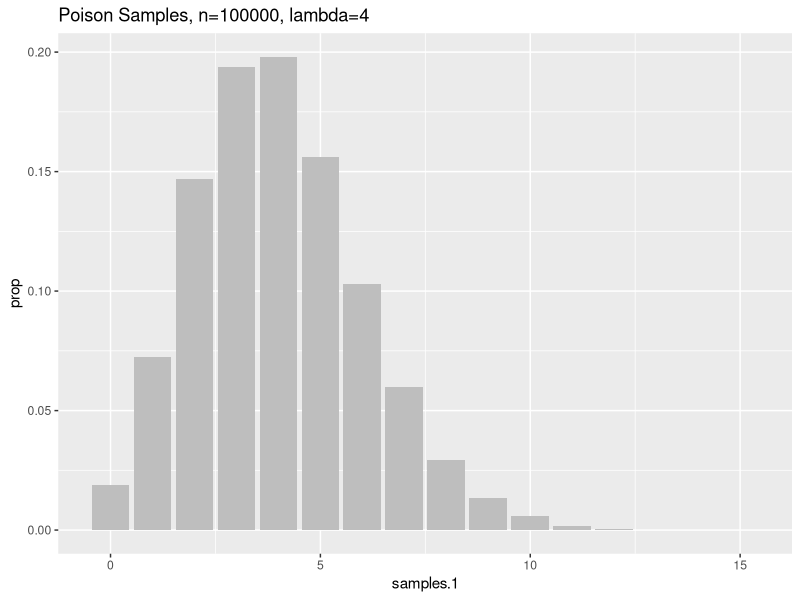
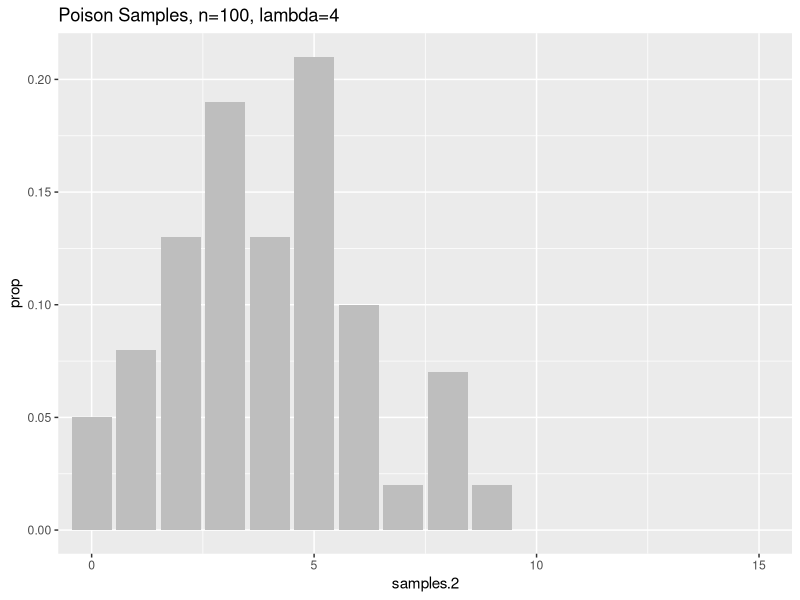
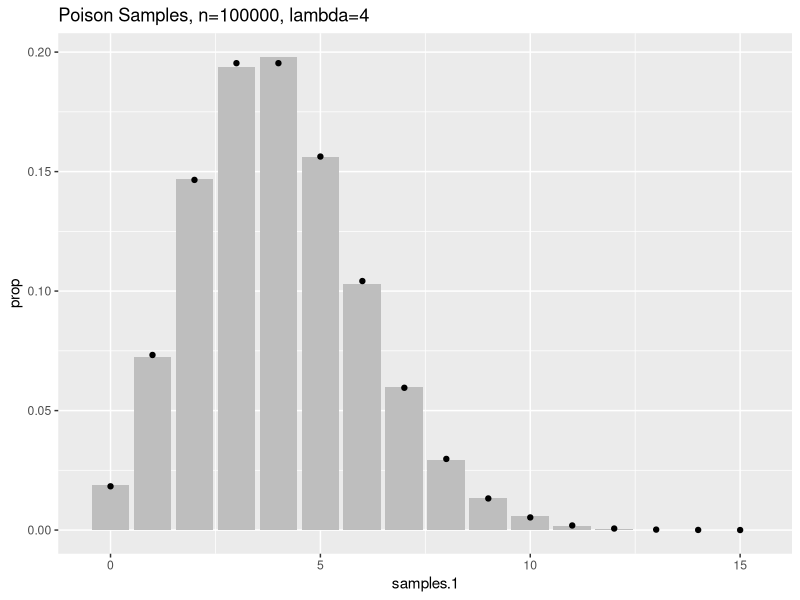
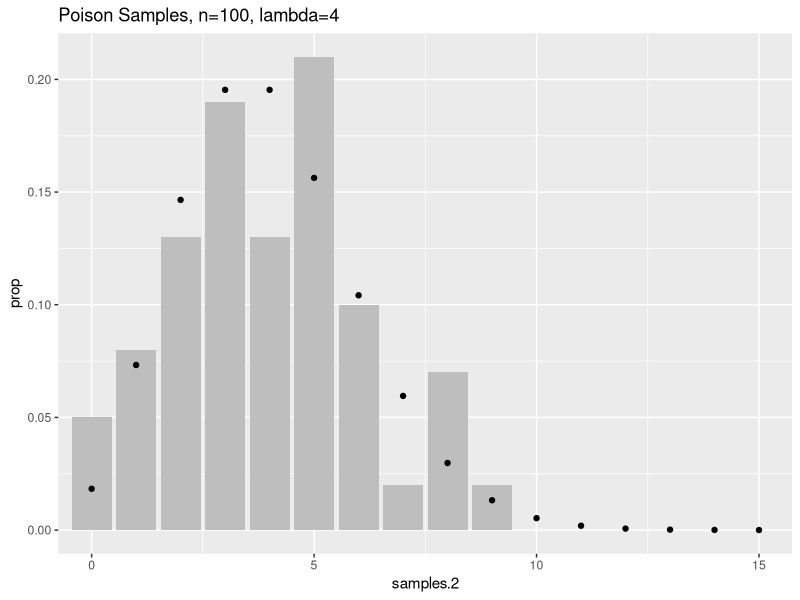
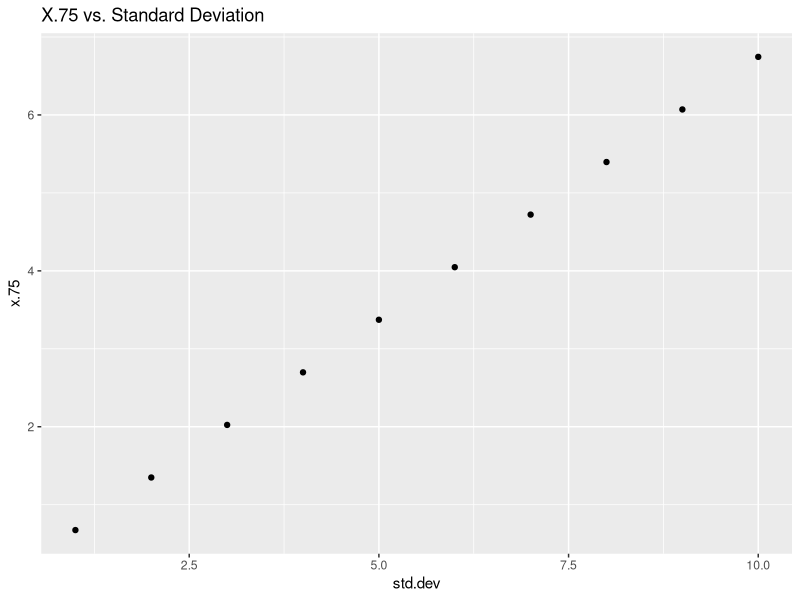
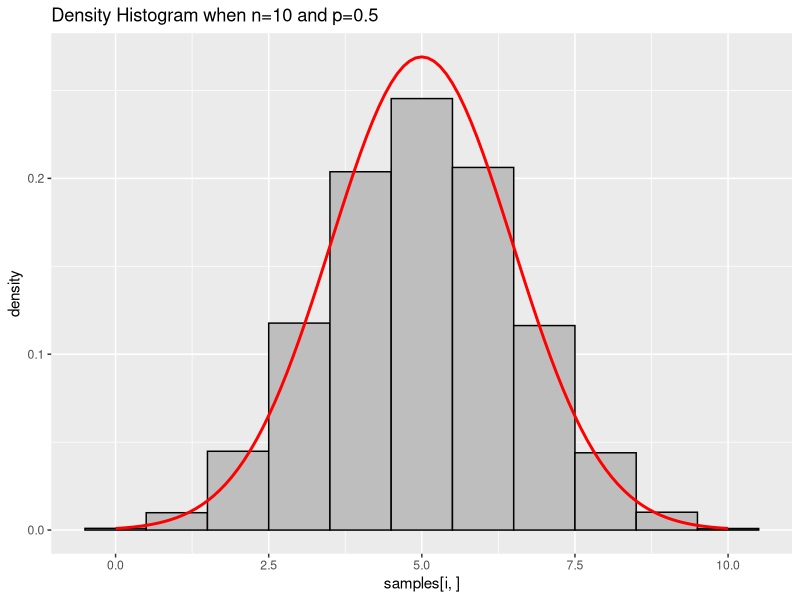
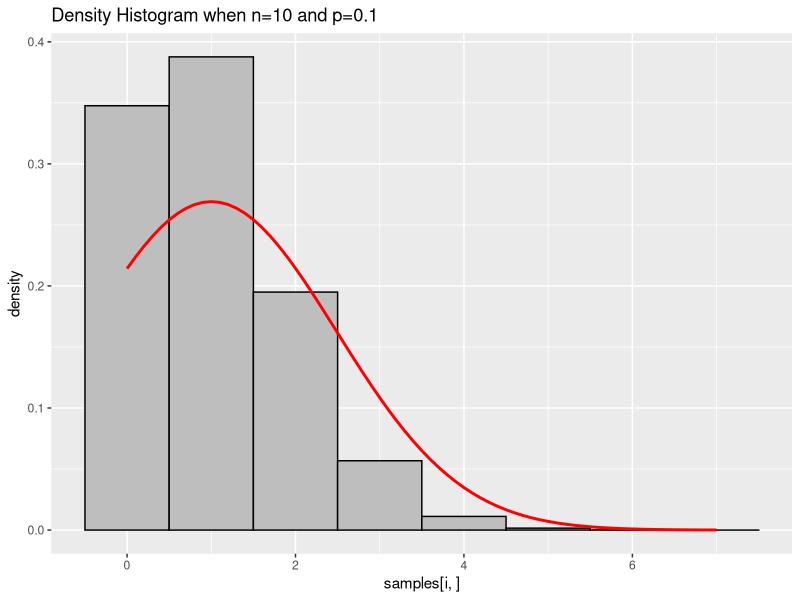
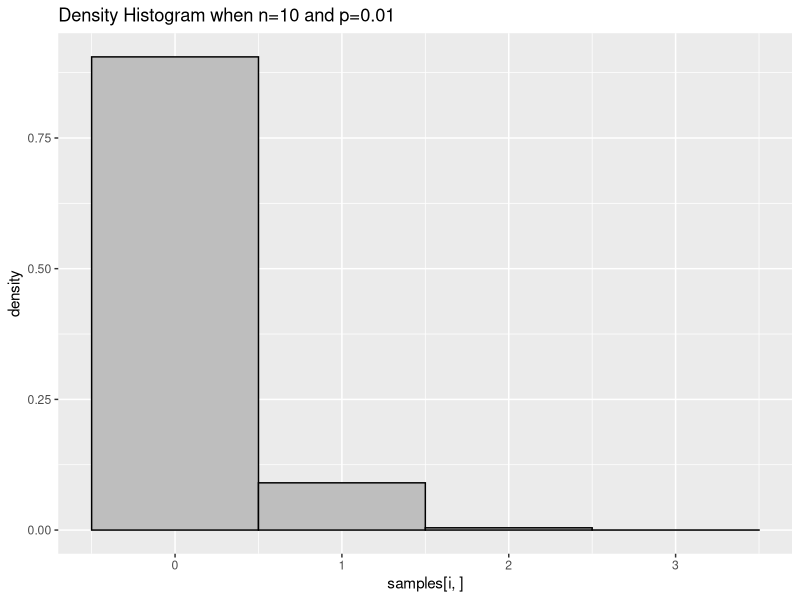

The R script that drew these images, in order:
## ---- chunk 1
knitr::opts_chunk$set(echo = TRUE)
library(tidyverse)
library(knitr)
## ---- chunk 2
set.seed(7654321)
# Draw 100000 values from the distribution
k.1 <- 100000
# Generate samples using the inbuilt poison function
samples.1 <- rpois(k.1, lambda=4)
prop.1 <- data.frame(samples.1)
prop.1 <- summarize(group_by(prop.1, samples.1), prop=n()/nrow(prop.1))
# Plot a histogram of the resulting proportion densities.
hist.1 <- ggplot(data=prop.1, aes(x=samples.1)) + 
            geom_col(aes(y=prop), fill="gray") + 
            labs(title="Poison Samples, n=100000, lambda=4")
hist.1

set.seed(7654321)
# Draw 100 values from the distribution
k.2 <- 100
# Generate samples using the inbuilt poison function
samples.2 <- rpois(k.2, lambda=4)
prop.2 <- data.frame(samples.2)
prop.2 <- summarize(group_by(prop.2, samples.2), prop=n()/nrow(prop.2))
# Plot a histogram of the resulting proportion densities.
hist.2 <- ggplot(data=prop.2, aes(x=samples.2)) + 
          geom_col(aes(y=prop), fill="gray") + 
          labs(title="Poison Samples, n=100, lambda=4") + 
          coord_cartesian(xlim=c(0,15))
hist.2
## ---- chunk 3
# Calculate the theoretical probabilities
dens <- dpois(0:max(c(samples.1, samples.2)), lambda=4)
# Add the theoretical densities to the first plot.
hist.1 <- ggplot(data=prop.1, aes(x=samples.1)) + 
            geom_col(aes(y=prop), fill="gray") + 
            labs(title="Poison Samples, n=100000, lambda=4") + 
            # Add the theoretical points to the plot.
            geom_point(aes(y=dens))
hist.1

# Add zero proportion for extra unobserved values
unobserved.values <- nrow(prop.2):max(samples.1)
zeros <- rep(0, length(unobserved.values))

df.zeros <- data.frame(unobserved.values, zeros)
names(df.zeros) <- c("samples.2", "prop")
prop.2 <- rbind(prop.2, df.zeros)
# Add the theoretical densities to the second plot.
hist.2 <- ggplot(data=prop.2, aes(x=samples.2)) + 
          geom_col(aes(y=prop), fill="gray") + 
          labs(title="Poison Samples, n=100, lambda=4") + 
          coord_cartesian(xlim=c(0,15)) + 
          geom_point(aes(y=dens))
hist.2
## ---- chunk 4
std.dev = 1:10
x.75 = qnorm(0.75, mean=0, sd=std.dev)
d = data.frame(std.dev, x.75)

# Plot the points. Gives an inverse relationship.
ggplot(d, aes(x=std.dev, y=x.75)) + geom_point() + labs(title="X.75 vs. Standard Deviation")
## ---- chunk 5
ns<-c(10,50,1000)
ps<-c(.5,.1,.01)
k<-100000

dat.samp<-
  data.frame(ns=rep(ns,times=rep(length(ps),length(ns))),
             ps=rep(ps,times=length(ns)))
# For each (n,p), sample from the binomial distribution to find the number of success.
set.seed(0)
means <- numeric(nrow(dat.samp))
IQRs <- numeric(nrow(dat.samp))
# Create matrix to store each drawn sample
samples <- matrix(0, nrow=nrow(dat.samp), ncol=k)
i <- 1
for (n in ns){
    for (p in ps){
        # Sample from the binomial distribution
        successes <- rbinom(k, size=n, prob=p)
        # save the mean, IQR and sample.
        means[i] <- mean(successes)
        IQRs[i] <- IQR(successes)
        samples[i, ] <- successes
        # Iterate
        i <- i + 1
    }
}
dat.samp$mean <- means
dat.samp$IQR <- IQRs
dat.samp

## ---- chunk 6
# Loop through all 9 pairs to plot their results.
for (i in 1:nrow(samples)){
    # Pull out important varaibles for use later
    n = dat.samp$ns[i]
    p = dat.samp$ps[i]
    iqr = dat.samp$IQR[i]
    mean = dat.samp$mean[i]
    range = seq(min(samples[i, ]), max(samples[i, ]), 0.1)
    # q = 2x_2 sigma + 2mu
    # sigma = (q - 2mu) / (2x_2)
    std.norm.quantile = qnorm(0.75)
    sigma = iqr / (2 * std.norm.quantile)
    dist.theo = dnorm(range, mean=mean, sd=sigma)
    # Generate the title of the dataframe
    title = sprintf("Density Histogram when n=%s and p=%s", n, p)
    
    # Create the histogram
    g <- ggplot() + aes(x=samples[i, ], y=..density..) +
            geom_histogram(binwidth=1, fill="grey", color="black") +
            labs(title=title)
    # Add the density curve if IQR is not 0.
    if (dat.samp$IQR[i] != 0){
        g <- g + geom_line(aes(x=range, y=dist.theo), size=1, color="red")
    }
    print(g)
}

